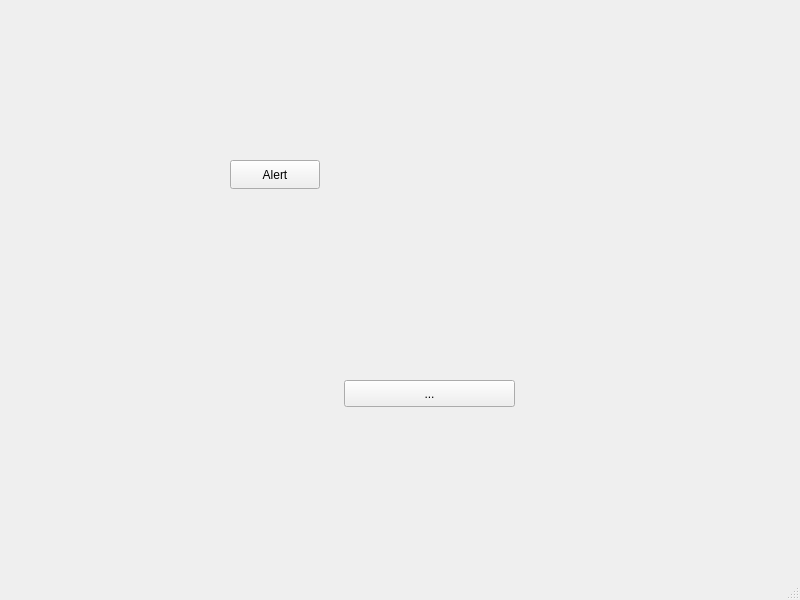
<?xml version="1.0" encoding="UTF-8"?>
<ui version="4.0">
 <class>MainWindow</class>
 <widget class="QMainWindow" name="MainWindow">
  <property name="geometry">
   <rect>
    <x>0</x>
    <y>0</y>
    <width>800</width>
    <height>600</height>
   </rect>
  </property>
  <property name="windowTitle">
   <string>MainWindow</string>
  </property>
  <widget class="QWidget" name="centralwidget">
   <widget class="QPushButton" name="pushButton">
    <property name="geometry">
     <rect>
      <x>230</x>
      <y>160</y>
      <width>90</width>
      <height>29</height>
     </rect>
    </property>
    <property name="mouseTracking">
     <bool>false</bool>
    </property>
    <property name="text">
     <string>Alert</string>
    </property>
   </widget>
   <widget class="QToolButton" name="toolButton">
    <property name="geometry">
     <rect>
      <x>344</x>
      <y>380</y>
      <width>171</width>
      <height>27</height>
     </rect>
    </property>
    <property name="text">
     <string>...</string>
    </property>
   </widget>
  </widget>
  <widget class="QMenuBar" name="menubar">
   <property name="geometry">
    <rect>
     <x>0</x>
     <y>0</y>
     <width>800</width>
     <height>25</height>
    </rect>
   </property>
  </widget>
  <widget class="QStatusBar" name="statusbar"/>
 </widget>
 <resources/>
 <connections/>
</ui>
